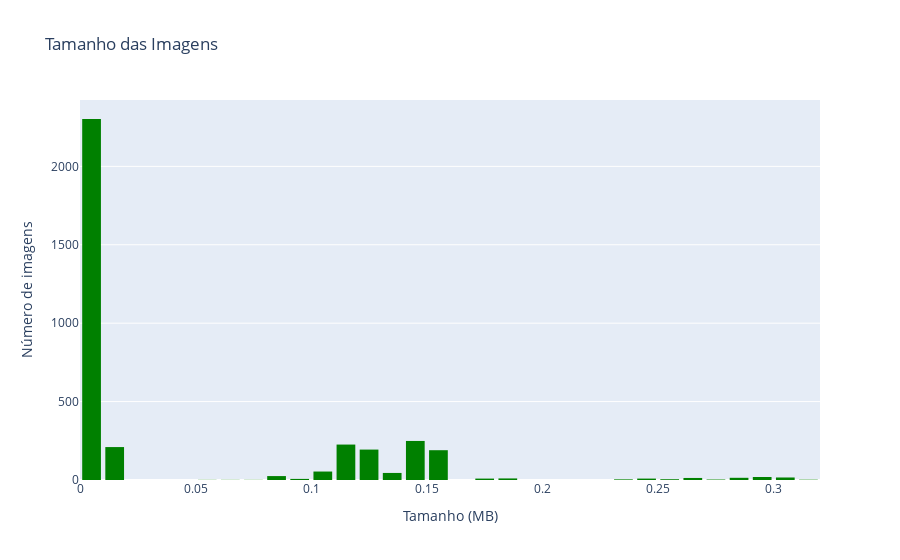

Here is the notebook cell this chart was saved with:
### Code cell
# Sizes in MB
sizes_MB = []
for img_path in df["img_path"]:
    img = cv2.imread(img_path)
    size = os.path.getsize(img_path)
    sizes_MB.append(size/1_000_000)

fig = px.histogram(x=sizes_MB, nbins = 50, title = "Tamanho das Imagens")
fig.update_layout(xaxis_title = "Tamanho (MB)",
                 yaxis_title = "Número de imagens",
                 showlegend = False,
                 bargap = 0.1,
                 bargroupgap = 0.1)
fig.update_traces(marker = dict(color = "green"))
fig.show()

### Figure 1 — Plotly figure (JSON) as saved in the notebook; plotly's stock layout.template omitted (floating-point values rounded to 4 significant figures; data arrays with more than 128 entries replaced by an {"elided": "..."} marker saying what was removed)
{"data": [{"bingroup": "x", "hovertemplate": "x=%{x}<br>count=%{y}<extra></extra>", "legendgroup": "", "marker": {"color": "green", "pattern": {"shape": ""}}, "name": "", "nbinsx": 50, "orientation": "v", "showlegend": false, "type": "histogram", "x": {"elided": "3609 float values"}, "xaxis": "x", "yaxis": "y"}], "layout": {"bargap": 0.1, "bargroupgap": 0.1, "barmode": "relative", "legend": {"tracegroupgap": 0}, "showlegend": false, "title": {"text": "Tamanho das Imagens"}, "xaxis": {"anchor": "y", "domain": [0, 1], "title": {"text": "Tamanho (MB)"}}, "yaxis": {"anchor": "x", "domain": [0, 1], "title": {"text": "Número de imagens"}}}}
